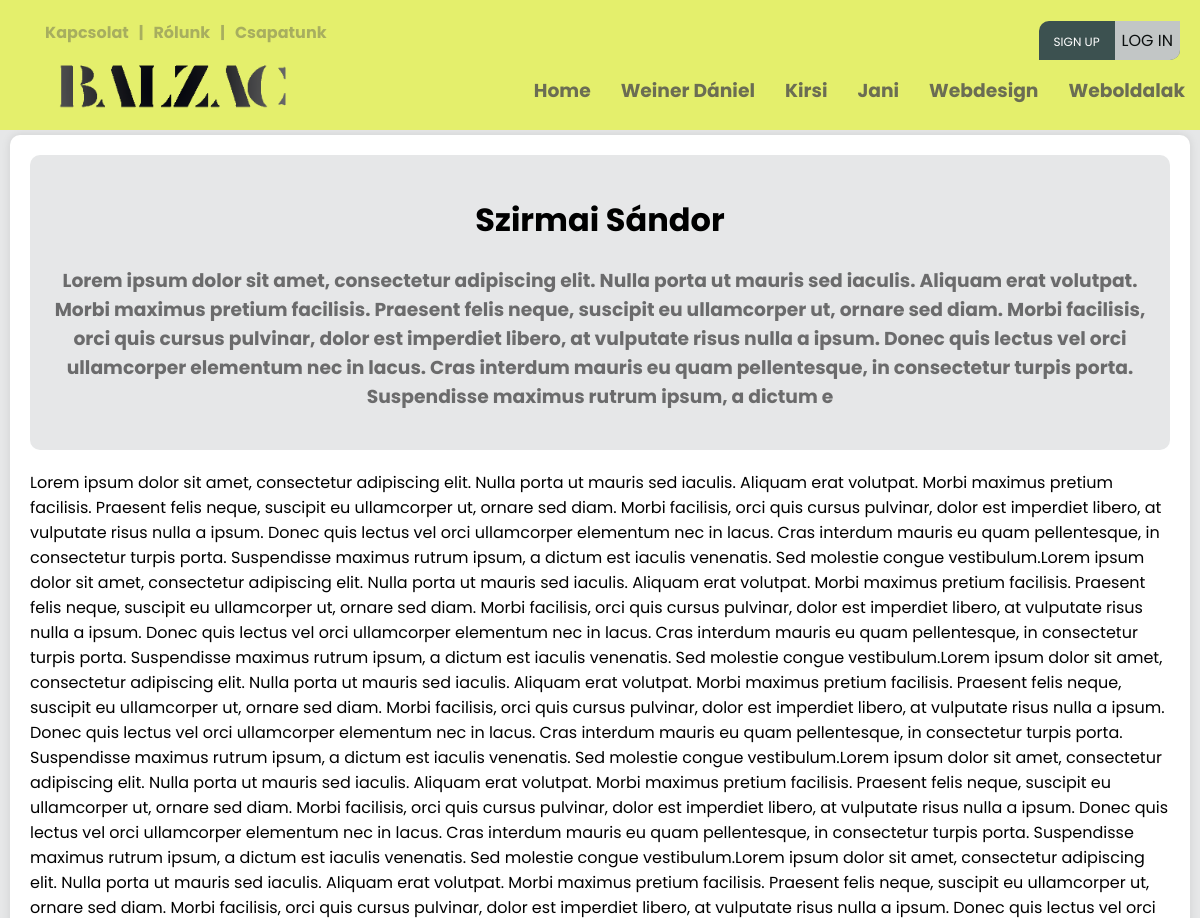
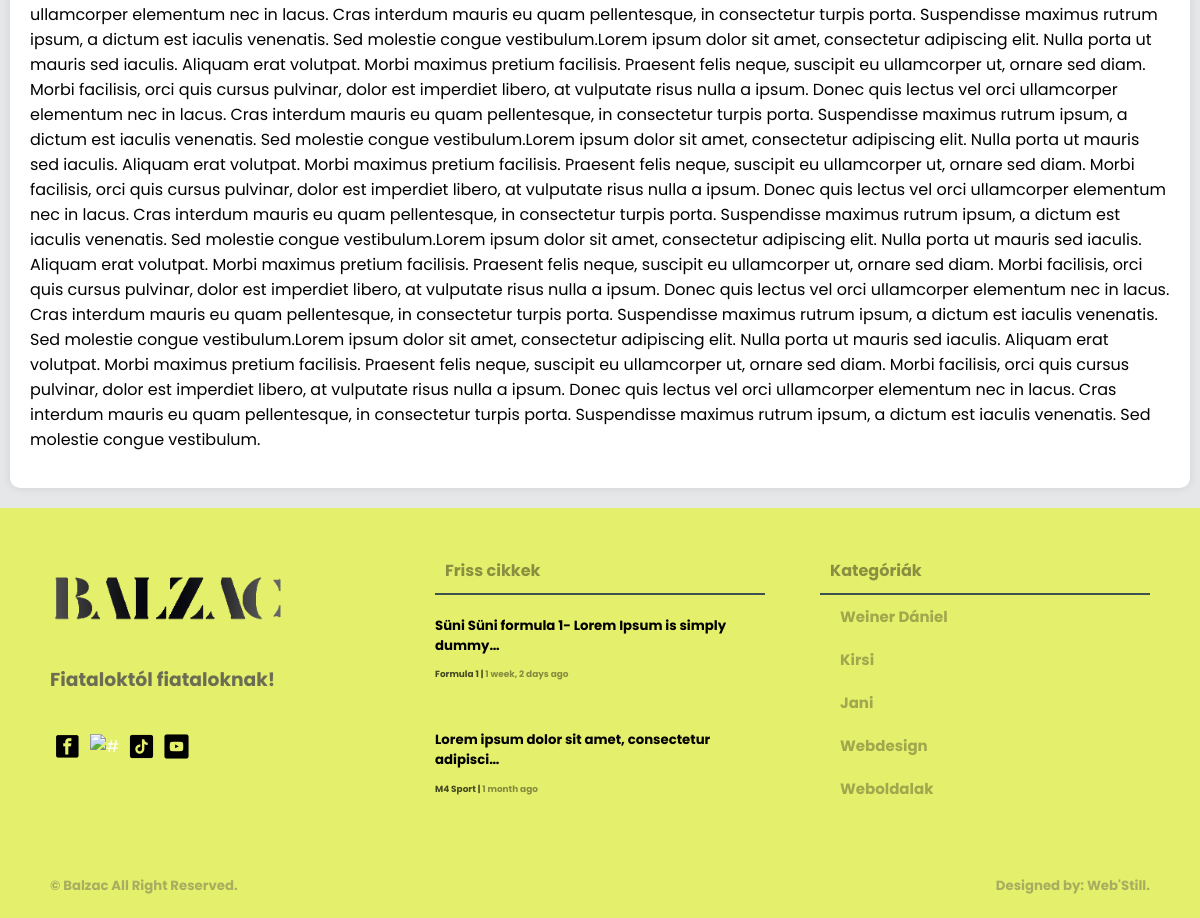
The app's page /munkatars/4/ with its own data (2 pictures, top to bottom).
### creationboard/models.py (models this page shows, shortened)
class Category(models.Model):
    user = models.ForeignKey(User, null=True, on_delete=models.CASCADE)
    name = models.CharField(max_length=200)
    class Meta:
        ordering = ['-id']

class Team(models.Model):
    user = models.ForeignKey(User, null=True, on_delete=models.CASCADE)
    name = models.CharField(max_length=200, null=True, blank=False)
    description = models.CharField(max_length=500, null=True, blank=False)
    bio = RichTextUploadingField(null=False, blank=False)
    img = models.ImageField( upload_to="images/", default="images/home9.jpg")
    class Meta:
        ordering = ['-id']

class Article(models.Model):
    user = models.ForeignKey(User, on_delete=models.CASCADE)
    title = models.CharField(max_length=200)
    created = models.DateTimeField(auto_now_add=True, null=True)
    updated = models.DateTimeField(auto_now=True, null=True)
    articletype = models.CharField(null=False, blank=False, max_length=100)
    body = RichTextUploadingField(max_length=1000000) #ez itt lehetne RichTextUploadingField is
    indeximg = models.ImageField(upload_to="images/", default="images/home9.jpg")
    category = models.CharField(max_length=100, null=False, blank=False)
    status = models.CharField(max_length=10, choices=STATUS_CHOICES, default='pending')
    class Meta:
        ordering = ['-created']

### main/views.py (the view)
# urls.py: path('munkatars/<str:pk>/', views.Collega.as_view(), name='munkatars'),
class Collega(View):
    template_name = "main/munkatars.html"
    def get(self, request, pk):
        footarticle = models.Article.objects.filter(status='approved')[0:2]
        navcategory = models.Category.objects.all()[0:5]
        team = models.Team.objects.get(id=pk)
        context = {'category2': navcategory, 'article4': footarticle, 'team': team}
        return render(request, self.template_name, context)

### templates/main/munkatars.html (shortened to what this page needs)
{% load static %}
<!DOCTYPE html>
<html>
<head>
	<link rel="stylesheet" type="text/css" href="{% static 'main/style.css' %}">
</head>
<body>
	{% include 'main/navbar.html' %}
	<main>
		<div class="wrapper">
			<div class="card-04 pb-3 mb-3">
				<div class="card-04 backg pb-3 m-0 mb-3">
					<h1 align="center">{{ team.name }}</h1>
					<h3 align="center">{{ team.description }}</h3>
				</div>
				{{ team.bio|safe }}
			</div>
		</div>
	</main>
	{% include 'main/footer.html' %}
</body>
</html>

### templates/main/navbar.html (shortened to what this page needs)
{% load static %}
<div class="screen-big">
<nav>
    <div class="nav-one nav-flex">
        <div class="left flex">
            <ul class="top-header mt-0">
                <li><a href="{% url 'contact-us' %}"><h4>Kapcsolat</h4></a></li>
                <li><h4>|</h4></li>
                <li><a href="{% url 'about-us' %}"><h4>Rólunk</h4></a></li>
                <li><h4>|</h4></li>
                <li><a href="{% url 'team-index' %}"><h4>Csapatunk</h4></a></li>
            </ul>
        </div>
        <div class="right flex">
                <ul class="top-header">
                    {% if request.user.is_authenticated %}
                    <li>
                        <div class="header-profile-pic">
                            <div class="pic">
                                <span class="material-symbols-outlined">account_circle</span>
                            </div>
                            <div class="header-profile-info">
                                <h4><a href="{% url 'profile-page' request.user.username %}">@{{ request.user }}</a></h4>
                                <h6><a href=""><span class="material-symbols-outlined">mail_lock</span>{{ request.user.email }}</a></h6>
                            </div>
                        </div>
                    </li>
                    <!--<li><h4><a href="{% url 'profile-page' request.user.username %}">Hello, @{{ request.user }}</a></h4></li>
                    <li><h4>|</h4></li>
                    <li><h4><a href="{% url 'logout' %}"><span class="material-symbols-outlined">logout</span>Kijelentkezés</a></h4></li>-->
                    {% else %}
                    <ul class="foot-icon-margin pd-0">
                        <li class="signup-or-login"><a href="{% url 'register' %}" class="sign-up">Sign up</a><a href="{% url 'login' %}"><button class="login-btn">Log in</button></a></li>
                    </ul>
                    {% endif %}
                </ul>
        </div>
    </div>
    <div class="nav-two nav-flex">
        <div class="left flex">
            <ul>
                <a href="{% url 'index' %}"><li><img src="{% static 'main/pics/logo.png' %}" class="logo-img" alt="#" /></li>
            </ul>
        </div>
        <div class="right">
            <div class="social media">
                <ul>
                    <li><a href="{% url 'index' %}"><h3>Home</h3></a></li>
                    {% for category in category2 %}
                        <li><a href="{% url 'article-page' category.name %}"><h3>{{ category.name }}</h3></a></li>
                    {% endfor %}
                </ul>
            </div>
        </div>
    </div>
</nav>
</div>

### templates/main/footer.html
{% load static %}
<footer>
    <div class="footer">
        <div class="footer-cols footer-firts">
            <div class="col-01">
                <ul class="pd-0">
                    <a href="{% url 'index' %}"><li><img src="{% static 'main/pics/logo.png' %}" class="logo-img" alt="#" /></li>
                </ul>
                <h3>Fiataloktól fiataloknak!</h3>
                <ul class="foot-icon-margin pd-0">
                    <a href="https://www.facebook.com/profile.php?id=100090612766620" target="blank"><li><img src="{% static 'main/pics/facebook.png' %}" class="icon-img" alt="#" target="blank" /></a></li>
                    <a href="https://www.instagram.com/balzacponthu/" target="blank"><li><img src="{% static 'main/pics/instagram.png' %}" class="icon-img" alt="#" /></li></a>
                    <a href="https://www.tiktok.com/@balzac.ujsag" target="blank"><li><img src="{% static 'main/pics/tiktok.png' %}" class="icon-img" alt="#" /></li></a>
                    <a href="https://www.youtube.com/@balzacujsag" target="blank"><li><img src="{% static 'main/pics/youtube.png' %}" class="icon-img" alt="#" /></li></a>
                </ul>
            </div>
            <div class="col-02">
                <div class="box-title">
                    <h4 class="txt-black">Friss cikkek<h4>
                </div>
                {% for article in article4 %}
                <ul class="pd-0">
                    <li><a href="{% url 'article' article.id %}" class="footer-article-text">
                        <h5 class="mt-1 mb-1">{{ article.title|truncatechars:49 }}</h5>
                        <h6 class="m-0">{{ article.body|truncatechars:30|safe }}</h6>
                        <small class="black"><span><a href="{% url 'article-page' article.category %}" class="black">{{ article.category }} </a></span>  |  <span><a class="black"> {{ article.created|timesince }} ago</a></span></small>
                    </a></li>
                </ul>
                {% endfor %}
            </div>
            <div class="col-03">
                <div class="box-title">
                    <h4 class="txt-black">Kategóriák<h4>
                </div>
                <div class="box-categories">
                    <ul>
                        {% for category in category2 %}
                        <li><a href="{% url 'article-page' category.name %}" class="txt-black">{{ category.name }}</a></li>
                        {% endfor %}
                    </ul>
                </div>
            </div>
        </div>
        <div class="footer-second">
            <div>
                <h5><a href="#"> &copy; Balzac</a> All Right Reserved.<h5>
            </div>
            <div>
                <h5><a href="">Designed by: Web'Still.</a><h5>
            </div>
        </div>
    </div>
</footer>

### static/main/style.css (style rules this page uses)
:root { --background-color: #e6e7e8; --box-color: white; --bg-dark: #000; --white-box-text: #fff; --small-red-info-color: red; --text-color-greany: #3c5150; --heaed-foot-color: #e4ef6c; --headad-foot-text-color: #000; --color-white: #fff; --box-padding: 10px; --box-border-radius: 10px; --input-border-radius: 3px; }
* { font-family: 'Poppins', sans-serif; }
html { background: var(--background-color); }
body { padding: 0; margin: 0; background: var(--background-color); }
small { color: var(--color-white); filter: grayscale(60%) opacity(0.7); transition: 0.4s; }
small span { color: var(--color-white); filter: grayscale(100%) opacity(0.6); transition: 0.4s; cursor: pointer; }
h3 { color: var(--text-color-greany); filter: grayscale(100%) opacity(0.8); transition: 0.3s; }
h4 { color: var(--text-color-greany); filter: grayscale(100%) opacity(0.4); cursor: pointer; transition: 0.5s; }
a { text-decoration: none; cursor: pointer; color: var(--color-white); padding: 0; margin: 0; }
ul { list-style: none; }
li { cursor: pointer; }
.black { color: black !important; }
.m-0 { margin: 0 !important; }
.mb-1 { margin-bottom: 5px !important; }
.mb-3 { margin-bottom: 20px !important; }
.mt-0 { margin-top: 0 !important; }
.mt-1 { margin-top: 5px !important; }
.pb-3 { padding-bottom: 20px !important; }
.pd-0 { padding: 0 !important; }
.txt-black { color: var(--dark-box-text) !important; }
.icon-img { height: 25px; width: 25px; margin: 5px; cursor: pointer; }
.logo-img { height: 50px; cursor: pointer; }
.wrapper { max-width: 1200px; margin: 0 auto; }
nav { background: var(--heaed-foot-color); position: absolute; top: 0px; right: 0; left: 0; padding: 20px 0 10px 0; z-index: 1; }
.nav-flex { display: flex; align-items: center; justify-content: space-between; }
.nav-one { cursor: pointer; height: 40px; background: var(--heaed-foot-color); }
nav ul { display: flex; flex-direction: row; }
.top-header li { margin: 10px 5px; }
.foot-icon-margin { display: flex; flex-direction: row; }
nav ul li { margin: 10px 15px; color: var(--headad-foot-text-color); }
.nav-two { cursor: pointer; height: 60px; background: var(--heaed-foot-color); }
main { margin: 135px 0 0 0; flex-direction: column; width: 100%; }
.card-04 { background: var(--box-color); position: relative; flex: 1; margin: 10px; border-radius: var(--box-border-radius); box-shadow: 0 0 10px rgba(0, 0, 0, .1); padding: 20px; padding-bottom: 0; }
.card-04.backg { box-shadow: none; background: var(--background-color); }
.box-title { border-bottom: 2px solid var(--text-color-greany); }
.box-title h4 { color: var(--color-white); margin: 10px; margin-top: 0px; }
.box-categories ul { margin: 0; padding: 0; }
.box-categories ul li { padding: 10px 20px; font-size: 15px; font-weight: bolder; color: var(--bg-dark); filter: grayscale(100%) opacity(0.3); transition: 0.5s; }
footer { background: var(--heaed-foot-color); margin-top: 10px; padding: 50px 50px 0 50px; }
.footer-cols { display: flex; flex-direction: row; align-items: top; flex-wrap: wrap; justify-content: space-between; }
.col-01 { display: flex; flex-direction: column; width: 30%; align-items: top; }
.col-02 { display: flex; flex-direction: column; align-items: top; width: 30%; }
.col-03 { width: 30%; align-items: top; }
.footer-article-text { color: var(--bg-dark); }
.footer-second { display: flex; flex-direction: row; justify-content: space-between; padding: 30px 0 0px 0; }
.footer-second h5 { color: var(--text-color-greany); filter: grayscale(100%) opacity(0.4); }
.footer-second h5 a { color: var(--text-color-greany) !important; filter: grayscale(0%) opacity(1) !important; }
.txt-black { color: #000 !important; }
.login-btn { align-self: center; justify-content: center; padding: 7px; background-color: #e4ef6c; filter: grayscale(1) opacity(.8); border: 0; font-size: 16px; text-transform: uppercase; border-bottom-right-radius: 10px; cursor: pointer; }
.sign-up { margin-right: 15px; padding-left: 15px; font-size: 12px; text-transform: uppercase; z-index: 2; }
.signup-or-login { background-color: #3c5150; margin-top: 5px; margin-right: 20px !important; border-top-left-radius: 10px; border-bottom-right-radius: 10px; z-index: 4; }

### records on screen
Category: name "Weiner Dániel"
Category: name "Kirsi"
Category: name "Jani"
Category: name "Webdesign"
Category: name "Weboldalak"
Team: name "Szirmai Sándor", description "Lorem ipsum dolor sit amet, consectetur adipiscing elit. Nulla porta ut mauris sed iaculis. Aliquam erat volutpat. Morbi maximus pretium facilisis. Praesent felis neque, suscipit eu ullamcorper ut, ornare sed diam. Morbi facilisis, orci quis cursus pulvinar, dolor est imperdiet libero, at vulputate risus nulla a ipsum. Donec quis lectus vel orci ullamcorper elementum nec in lacus. Cras interdum mauris eu quam pellentesque, in consectetur turpis porta. Suspendisse maximus rutrum ipsum, a dictum e", bio "Lorem ipsum dolor sit amet, consectetur adipiscing elit. Nulla porta ut mauris sed iaculis. Aliquam erat volutpat. Morbi maximus pretium facilisis. Praesent felis neque, suscipit eu ullamcorper ut, ornare sed diam. Morbi facilisis, orci quis cursus pulvinar, dolor est imperdiet libero, at vulputate risus nulla a ipsum. Donec quis lectus vel orci ullamcorper elementum nec in lacus. Cras interdum mauris eu quam pellentesque, in consectetur turpis porta. Suspendisse maximus rutrum ipsum, a dictum est iaculis venenatis. Sed molestie congue vestibulum.Lorem ipsum dolor sit amet, consectetur adipiscing elit. Nulla porta ut mauris sed iaculis. Aliquam erat volutpat. Morbi maximus pretium…"
Article: title "Süni Süni formula 1- Lorem Ipsum is simply dummy…", category "Formula 1", created "1 week, 2 days"
Article: title "Lorem ipsum dolor sit amet, consectetur adipisci…", category "M4 Sport", created "1 month"
